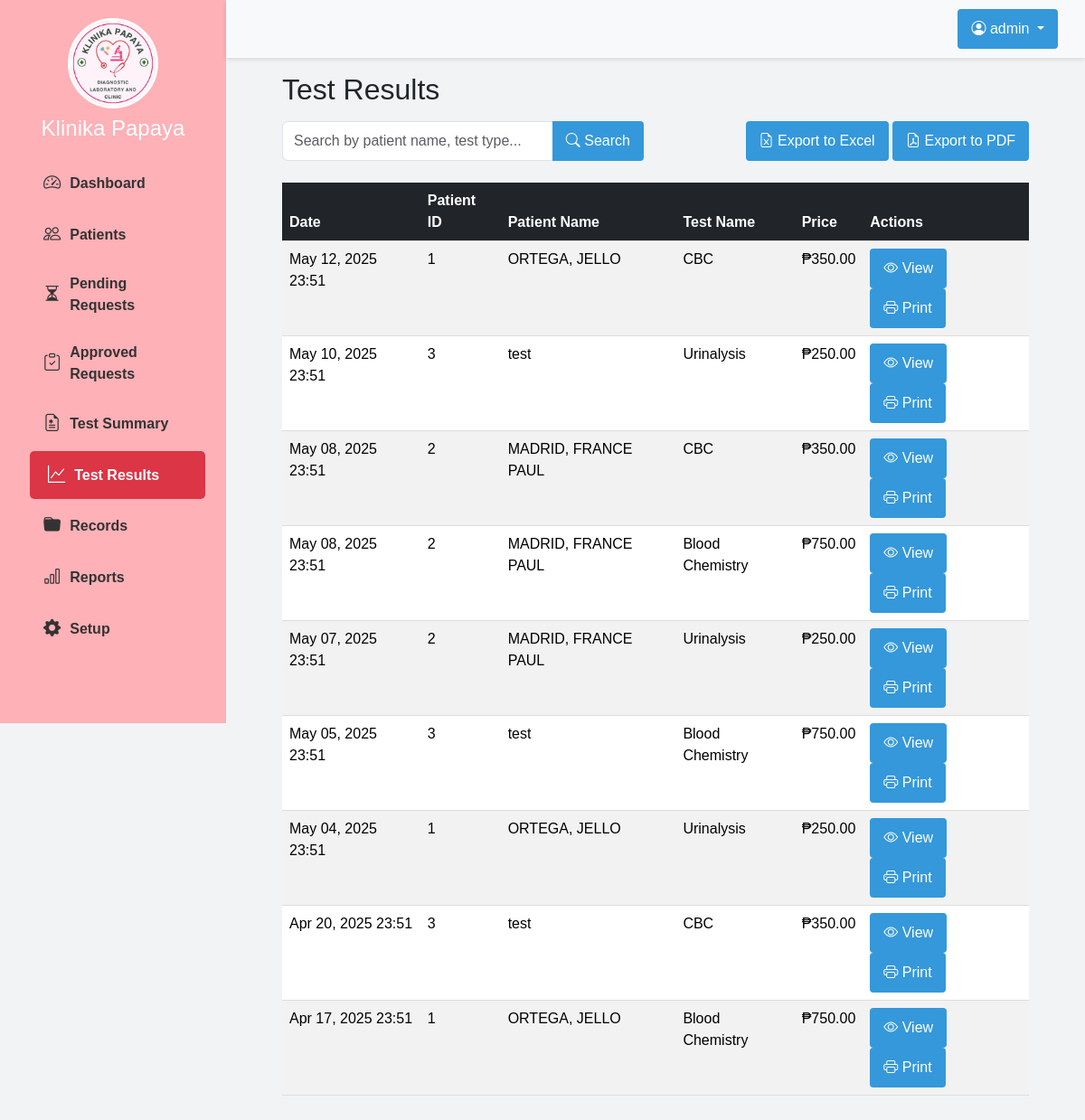
/views/tests/results.php (signed in), run on the app's committed database.
### tables this page shows
CREATE TABLE `test_results` (
  `id` int(11) NOT NULL,
  `test_name` varchar(100) NOT NULL,
  `patient_id` int(11) NOT NULL,
  `patient_name` varchar(100) NOT NULL,
  `test_date` datetime NOT NULL,
  `price` decimal(10,2) NOT NULL,
  `processed_by` int(11) DEFAULT NULL,
  `created_at` timestamp NOT NULL DEFAULT current_timestamp()
);

CREATE TABLE `patients` (
  `patient_id` int(11) NOT NULL,
  `full_name` varchar(100) NOT NULL,
  `gender` enum('MALE','FEMALE') NOT NULL,
  `age` int(11) NOT NULL,
  `birth_date` date NOT NULL,
  `delete_status` tinyint(1) NOT NULL DEFAULT 0
);

### views/tests/results.php (the view, shortened to what this page needs)
<?php
require_once '../../config/database.php';
$page = isset($_GET['page']) && is_numeric($_GET['page']) ? (int)$_GET['page'] : 1;
$recordsPerPage = 10;
$offset = ($page - 1) * $recordsPerPage;
try {
    $stmt = $connect->prepare("
        SELECT tr.*, p.full_name
        FROM test_results tr
        JOIN patients p ON tr.patient_id = p.patient_id
        ORDER BY tr.test_date DESC
        LIMIT :limit OFFSET :offset
    ");
    $stmt->bindValue(':limit', $recordsPerPage, PDO::PARAM_INT);
    $stmt->bindValue(':offset', $offset, PDO::PARAM_INT);
    $stmt->execute();
    $testResults = $stmt->fetchAll(PDO::FETCH_ASSOC);
} catch (PDOException $e) {
    $errMsg = "Database error: " . $e->getMessage();
    error_log($errMsg);
    $testResults = [];
    $totalResults = 0;
    $totalPages = 1;
}
include_once '../../views/layout/header.php';
?>
<div class="main-content">
    <div class="container-fluid">
        <div class="row mb-4">
            <div class="col-md-12">
                <h2>Test Results</h2>
                <div class="d-flex justify-content-between align-items-center mt-3 mb-4">
                    <div class="input-group" style="max-width: 400px;">
                        <input type="text" id="searchInput" class="form-control" placeholder="Search by patient name, test type...">
                        <button class="btn btn-primary" type="button">
                            <i class="bi bi-search"></i> Search
                        </button>
                    </div>
                    <div>
                        <button class="btn btn-success">
                            <i class="bi bi-file-earmark-excel"></i> Export to Excel
                        </button>
                        <button class="btn btn-danger">
                            <i class="bi bi-file-earmark-pdf"></i> Export to PDF
                        </button>
                    </div>
                </div>
                <div class="table-responsive">
                    <table class="table table-striped table-hover">
                        <thead class="table-dark">
                            <tr>
                                <th>Date</th>
                                <th>Patient ID</th>
                                <th>Patient Name</th>
                                <th>Test Name</th>
                                <th>Price</th>
                                <th>Actions</th>
                            </tr>
                        </thead>
                        <tbody>
                            <?php if (!empty($testResults)): ?>
                                <?php foreach ($testResults as $result): ?>
                                    <tr>
                                        <td><?= date('M d, Y H:i', strtotime($result['test_date'])) ?></td>
                                        <td><?= htmlspecialchars($result['patient_id']) ?></td>
                                        <td><?= htmlspecialchars($result['full_name']) ?></td>
                                        <td><?= htmlspecialchars($result['test_name']) ?></td>
                                        <td>₱<?= number_format($result['price'], 2) ?></td>
                                        <td>
                                            <a href="<?= BASE_PATH ?>/views/tests/view_result.php?id=<?= $result['id'] ?>" class="btn btn-sm btn-primary">
                                                <i class="bi bi-eye"></i> View
                                            </a>
                                            <a href="<?= BASE_PATH ?>/views/reports/print_result.php?id=<?= $result['id'] ?>" class="btn btn-sm btn-info">
                                                <i class="bi bi-printer"></i> Print
                                            </a>
                                        </td>
                                    </tr>
                                <?php endforeach; ?>
                            <?php else: ?>
                                <tr>
                                    <td colspan="6" class="text-center">No test results found</td>
                                </tr>
                            <?php endif; ?>
                        </tbody>
                    </table>
                </div>
            </div>
        </div>
    </div>
</div>
<?php include_once '../../views/layout/footer.php'; ?>

### assets/css/dashboard.css (style rules this page uses)
body { font-family: Arial, sans-serif; margin: 0; padding: 0; display: flex; background-color: #f5f5f5; }
table { width: 100%; border-collapse: collapse; }
th, td { padding: 12px 15px; text-align: left; border-bottom: 1px solid #ddd; }
th { background-color: #f2f2f2; font-weight: bold; }
select, input { width: 100%; padding: 10px; border: 1px solid #ddd; border-radius: 4px; box-sizing: border-box; }
.btn { background-color: #3498db; color: white; border: none; padding: 10px 15px; border-radius: 4px; cursor: pointer; font-size: 16px; }

### views/layout/header.php (style rules this page uses)
body { background-color: #f1f3f5; padding-top: 0px; }
.main-content { margin-left: 250px; padding: 80px 50px 50px; width: calc(100% - 250px); }

### data on the page
test_results: test_date "May 12, 2025 23:51", patient "1", patient.full_name "ORTEGA, JELLO", test_name "CBC", price "350.00"
test_results: test_date "May 10, 2025 23:51", patient "3", patient.full_name "test", test_name "Urinalysis", price "250.00"
test_results: test_date "May 08, 2025 23:51", patient "2", patient.full_name "MADRID, FRANCE PAUL", test_name "CBC", price "350.00"
test_results: test_date "May 08, 2025 23:51", patient "2", patient.full_name "MADRID, FRANCE PAUL", test_name "Blood Chemistry", price "750.00"
test_results: test_date "May 07, 2025 23:51", patient "2", patient.full_name "MADRID, FRANCE PAUL", test_name "Urinalysis", price "250.00"
test_results: test_date "May 05, 2025 23:51", patient "3", patient.full_name "test", test_name "Blood Chemistry", price "750.00"
test_results: test_date "May 04, 2025 23:51", patient "1", patient.full_name "ORTEGA, JELLO", test_name "Urinalysis", price "250.00"
test_results: test_date "Apr 20, 2025 23:51", patient "3", patient.full_name "test", test_name "CBC", price "350.00"
test_results: test_date "Apr 17, 2025 23:51", patient "1", patient.full_name "ORTEGA, JELLO", test_name "Blood Chemistry", price "750.00"

### other printed values
$_SESSION['username'] "admin"
